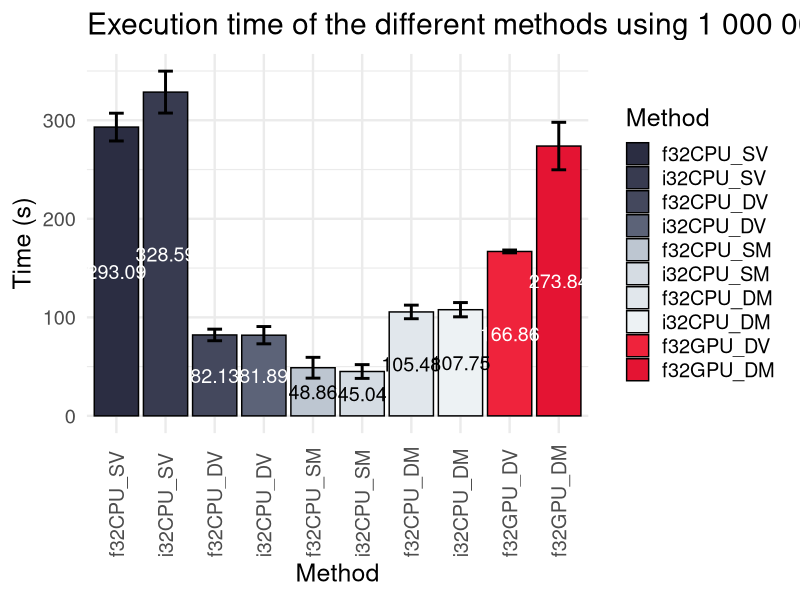

This figure's R source:
library(tidyverse)
library(readxl)

data <- read_xlsx("benchmark_pc_1000000.xlsx")

data$Method <- factor(data$Method, levels = c("f32CPU_SV",
                                              "i32CPU_SV",
                                              "f32CPU_DV",
                                              "i32CPU_DV",
                                              "f32CPU_SM",
                                              "i32CPU_SM",
                                              "f32CPU_DM",
                                              "i32CPU_DM",
                                              "f32GPU_DV",
                                              "f32GPU_DM",
                                              "f32GPU_SM"))

std9_palette = c("#2B2D42", "#5C6378", "#8D99AE",
                 "#BDC6D1", "#EDF2F4", "#EE8B98",
                 "#EF233C", "#E41433", "#D90429")

grp9_palette = c("#2B2D42", "#5C6378", "#757E93",
                 "#A5B0C0", "#BDC6D1", "#EDF2F4",
                 "#EF233C", "#E41433", "#D90429")

nge9_palette = c("#E8D5D3", "#CDC1C4", "#B2ADB4", 
                 "#C06B6E", "#CE2928", "#B62626", 
                 "#9E2224", "#6A2123", "#362022")

grp11_palette = c("#2B2D42", "#383B50", "#44485D", "#5C6378",
                  "#BDC6D1", "#D5DCE3", "#E1E7EC", "#EDF2F4",
                  "#EF233C", "#E41433", "#D90429")

grp10_palette = c("#2B2D42", "#383B50", "#44485D", "#5C6378",
                  "#BDC6D1", "#D5DCE3", "#E1E7EC", "#EDF2F4",
                  "#EF233C", "#E41433")

text_col <- c(rep("white", 4), rep("black", 4), rep("white", 2))

# export as 1200 x 800

ggplot(data, aes(x = Method, y = Mean, fill = Method)) +
  geom_bar(stat="identity", color = "black") +
  geom_errorbar(aes(x = Method, ymin = Mean-SD, ymax = Mean+SD), colour = "black", width = 0.3, linewidth = 1.0) +
  scale_fill_manual(values = grp10_palette) +
  ggtitle("Execution time of the different methods using 1 000 000 simulated candidates.") +
  xlab("Method") +
  ylab("Time (s)") +
  geom_text(aes(label=round(Mean, 2)), size = 5.0, color = text_col, position = position_stack(vjust = 0.5)) +
  theme_minimal(base_size = 18) +
  theme(axis.text.x = element_text(angle = 90, hjust = 0, vjust = 0.5))
